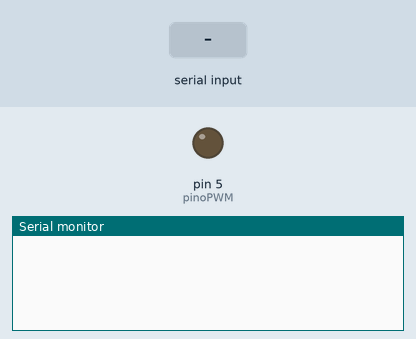
Recording of a sketch running on a simulated Arduino Uno, built with avr-gcc and run on an emulated ATmega328P. On the bench: output pins drawn as LEDs (lit = HIGH), the last lines printed to the serial monitor. Inputs (shaded band) come from the test bench.

Above: at 1.2 s.
1.3 s: "TEMP" received over Serial
At 2.2 s:
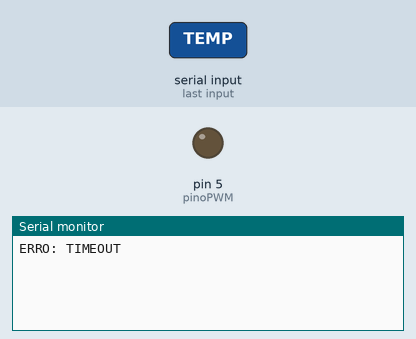
3.3 s: "*" received over Serial
At 4.3 s:
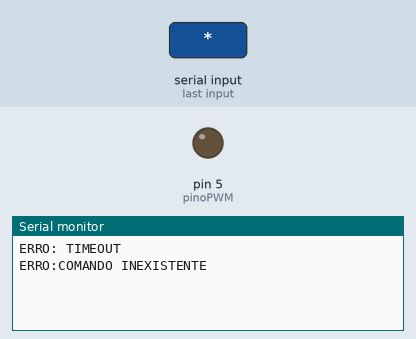

The sketch:

base.ino
```cpp
/*  EE641 - Turma U - 1s2019
 *  Alunos:
 *  Gustavo Granela Plensack - RA:155662
 *  Walter Azevedo - RA
 *  Caique Campos - RA
 */

//bibliotecas
#include "TimerOne.h" // biblioteca que simplifica a configuração do timer

//defines
#define base 1000 //base de 1ms
#define func_pwm "PWM"
#define func_temp "TEMP"
#define pinoPWM 5 //pino do PWM

//funções
void increaseTime(); // ISR que é responsável pela sincronização dos eventos no Loop
void interruptOn(); //ativa a interrução do timer 1
void interruptOff(); // desativa a interrupçaõ do timer
void definePotencia(int potencia);
void serialRXFlush();
void iniciaPWM();

//variaveis e objetos globais
int timeCounter=0; //variavel contadora do tempo, segundo a formula tempo = timeCounter * base
bool isMoving = false;
int power = 0;
int RPM = 0;
bool isHorario = false;
char entradaDado = '/0';
String stringEntrada = "";
String auxStringEntrada = "";
bool isNewInput = false;
int timeOutCounter = 0;
bool isSerialError = false;
int lastRPM = 0;
int estado = 0;
int changed = 0;
bool isVelError = false;
int auxPower = 0;

//programa
void setup() {
 interruptOn();
 Serial.begin(9600);//inicia comunicação com a UART
 iniciaPWM();
 }

void loop() {

  if (!isNewInput && Serial.available()>0){
    isSerialError = false;
    timeOutCounter = 0;
    while(1){
       if(Serial.available()>0 && timeOutCounter>1){
        timeOutCounter = 0;
        entradaDado = Serial.read();
        if (entradaDado == '*'){
          serialRXFlush();
          isNewInput = true;
          break;
         }
         auxStringEntrada += entradaDado;
        }

       if (timeOutCounter>=500){
         isSerialError = true;
         Serial.println("ERRO: TIMEOUT");
         isNewInput = false;
         break;
         }
    }
     entradaDado = '/0';
     stringEntrada = auxStringEntrada;
     auxStringEntrada = "";
   }


  if (isNewInput){

    if(stringEntrada.substring(0,4) == "TEMP"){

        Serial.println(stringEntrada.substring(5,8).toInt());
      }


    if(stringEntrada.substring(0,3) == "PWM"){
        if (stringEntrada.substring(4,8).toInt()>255){
          Serial.println("Valor acima do esperado. Foi limitado para 255");
          analogWrite(pinoPWM,255);
        } else if(stringEntrada.substring(4,8).toInt()<0){
           Serial.println("Valor invalido! Insira valores maiores do que zero");
        }else{
          analogWrite(pinoPWM,stringEntrada.substring(4,8).toInt());
          Serial.println("Saida definda pelo PWM em: "+stringEntrada.substring(4,7)+"/255");
        }
    }

    if (stringEntrada.substring(0,4) != func_temp && stringEntrada.substring(0,3) != func_pwm){
      Serial.println("ERRO:COMANDO INEXISTENTE");
      }


     stringEntrada = "";
     isNewInput = false;
 }

 }


void iniciaPWM(){
  pinMode(pinoPWM,OUTPUT);
}

void serialRXFlush(){
    while(Serial.available()>0){
            Serial.read();
            }

  }

void increaseTime(){
  timeCounter++;
  timeOutCounter++;
}

void interruptOn(){//liga as interrupcoes do timerOne
  Timer1.initialize(base);
  Timer1.attachInterrupt(increaseTime);
  }

void interruptOff(){//desliga as interrupcoes do timerOne
    Timer1.detachInterrupt();
  }
```

Measured:
- after the input at 1.3 s, the serial monitor: prints a new line after 0.51 s (image 1)
- after the input at 3.3 s, the serial monitor: prints a new line at once (image 2)
